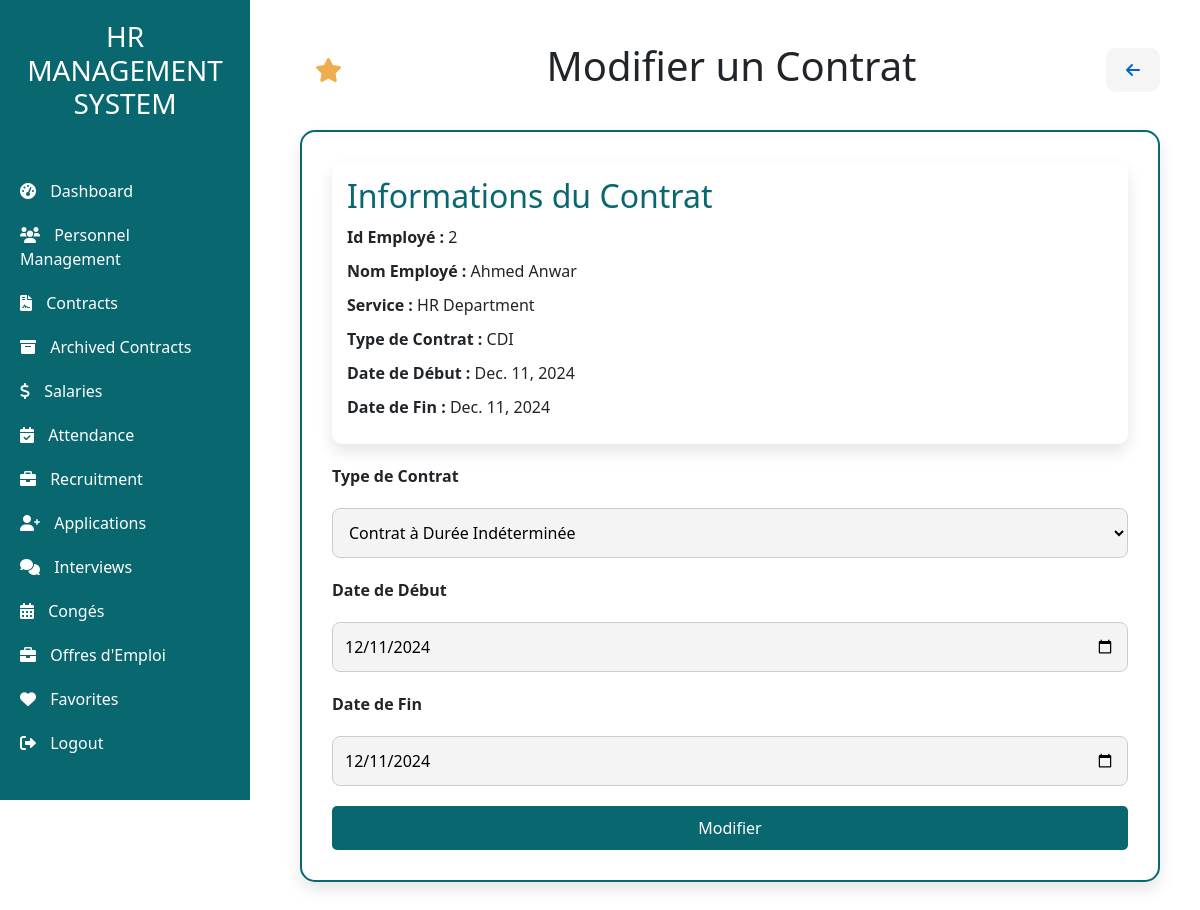
Page /Contrat/modifier/5 (signed in) on the committed database.
### app/models.py (models this page shows, shortened)
class Personnel(models.Model):
    name = models.CharField(max_length=50)
    Email = models.EmailField(max_length=254)
    phone_validator = RegexValidator(
        regex=r'^(05|06|07)\d{8}$',
        message="Phone number must be 10 digits long and start with 05, 06, or 07."
    )
    Phone = models.CharField(max_length=10, validators=[phone_validator])  # Apply the validator to the Phone field
    date_naissance = models.DateField(null=False)
    GENDER_CHOICES = [
        ('M', 'Male'),
        ('F', 'Female'),
    ]
    gender = models.CharField(max_length=1, choices=GENDER_CHOICES, verbose_name="Gender", default='M')
    Position = models.CharField(max_length=40)
    skills = models.CharField(max_length=254)
    training = models.CharField(max_length=254)
    IdService = models.ForeignKey(Service, on_delete=models.CASCADE)
    hireDate = models.DateField()
    Adresse = models.CharField(max_length=254)
    jours_annuels = models.IntegerField(default=30, verbose_name="Jours de Congé Annuel")  # Default to 30 days

class Service(models.Model):
    IdService = models.CharField(max_length=50, primary_key=True)
    nameservice = models.CharField(max_length=50)

### contrats/models.py (models this page shows, shortened)
class Contrat(models.Model):
    TYPES_CONTRAT = [
        ('CDI', 'Contrat à Durée Indéterminée'),
        ('CDD', 'Contrat à Durée Déterminée'),
        ('STAGE', 'Stage'),
        ('AUTRE', 'Autre'),
    ]
    id_employe = models.ForeignKey(Personnel, on_delete=models.CASCADE, related_name='contrats')  # Cascade delete when Personnel is deleted
    type_contrat = models.CharField(max_length=6, choices=TYPES_CONTRAT)
    date_debut = models.DateField()
    date_fin = models.DateField(null=True, blank=True)  # Null pour les contrats indéterminés
    periode_essai_debut = models.DateField(null=True, blank=True)
    periode_essai_fin = models.DateField(null=True, blank=True)
    alerte_renouvellement_envoyee = models.BooleanField(default=False)  # Indicateur pour alertes de renouvellement
    archive = models.BooleanField(default=False)
    fichier_contrat = models.FileField(upload_to='contrats/', null=True, blank=True)

### contrats/views.py (the view)
# urls.py: path('Contrat/modifier/<int:contrat_id>', contrats_views.modifier_contrat, name='modifier_contrat'),
@login_required
def modifier_contrat(request, contrat_id):
    fetched_contrat = get_object_or_404(Contrat, id=contrat_id)
    if request.method == 'POST':
        form = ModifierContratForm(request.POST, instance=fetched_contrat)
        if form.is_valid():
            try:
                employe = form.cleaned_data['id_employe']
                valider_contrat_unique(employe)
                form.save()
                return redirect('liste_contrats')
            except ValidationError as e:
                return render(request, "Contrats/modifier_Contrat.html", {
                    "form": form,
                    "message": f"Erreur: {e.message}",
                    "contrat": fetched_contrat
                })
    else:
        form = ModifierContratForm(instance=fetched_contrat)
    contrat_data = get_contrat(contrat_id, False)
    return render(request, "Contrats/modifier_Contrat.html", {"form": form, "contrat": contrat_data
                                                              , 'current_url': request.path.lstrip('/')})

### contrats/forms.py (shortened to what this page needs)
class ModifierContratForm(forms.ModelForm):
    class Meta:
        model = Contrat
        fields = ['date_debut', 'date_fin', 'type_contrat']  # Editable fields for modifying a contract
        labels = {
            'date_debut': 'Date de début',
            'date_fin': 'Date de fin',
            'type_contrat': 'Type de contrat',
        }
        widgets = {
            'date_debut': forms.DateInput(attrs={'type': 'date'}),
            'date_fin': forms.DateInput(attrs={'type': 'date'}),
        }

### contrats/views.py (called while the page is built)
def get_contrat(contrat_id, archive_status=None):
    try:
        query_params = {'id': contrat_id}
        if archive_status is not None:
            query_params['archive'] = archive_status
        contrat_info = Contrat.objects.get(**query_params)
        personnel = contrat_info.id_employe
        service = personnel.IdService
        return {
            'id': contrat_info.id,
            'matricule': personnel.id,
            'nom': personnel.name,
            'service_id': service.IdService,
            'nom_service': service.nameservice,
            'poste': personnel.Position,
            'date_debut': contrat_info.date_debut,
            'date_fin': contrat_info.date_fin,
            'type_contrat': contrat_info.type_contrat,
            'archive': contrat_info.archive
        }
    except (Contrat.DoesNotExist, AttributeError):
        return {}

### contrats/templates/contrats/modifier_contrat.html (shortened to what this page needs)
<!DOCTYPE html>
<html lang="en">
<head>
</head>
<body>
    {% extends "base.html" %}
    {% block content %}
    <div class="main-content">
        <div class="d-flex justify-content-between align-items-center mb-4">
            <form method="post" action="{% url 'ajouter_favoris' current_url=current_url %}">
                <button type="submit" class="favorite-btn" title="Add to Favorites">
                    <i class="fas fa-star"></i>
                </button>
            </form>
            <h1>Modifier un Contrat</h1>
            <a href="javascript:history.back()" class="go-back-btn" title="Go Back">
                <i class="fas fa-arrow-left"></i>
            </a>
        </div>
        <div class="frame-container">
            <div class="info-section">
                <h2>Informations du Contrat</h2>
                <p class="info-item"><span>Id Employé :</span> {{ contrat.matricule }}</p>
                <p class="info-item"><span>Nom Employé :</span> {{ contrat.nom }}</p>
                <p class="info-item"><span>Service :</span> {{ contrat.nom_service }}</p>
                <p class="info-item"><span>Type de Contrat :</span> {{ contrat.type_contrat }}</p>
                <p class="info-item"><span>Date de Début :</span> {{ contrat.date_debut }}</p>
                <p class="info-item"><span>Date de Fin :</span> {{ contrat.date_fin }}</p>
            </div>
            <form method="post">
                <label for="type_contrat">Type de Contrat</label>
                {{ form.type_contrat }}
                <label for="date_debut">Date de Début</label>
                {{ form.date_debut }}
                <label for="date_fin">Date de Fin</label>
                {{ form.date_fin }}
                <button type="submit" class="btn-custom">Modifier</button>
            </form>
        </div>
    </div>
    {% endblock %}

### contrats/templates/contrats/modifier_contrat.html (style rules this page uses)
body { font-family: 'Roboto', sans-serif; background-color: #f4f6f9; color: #333; margin: 0; padding: 0; }
.main-content { padding: 20px; }
.frame-container { background-color: #fff; padding: 30px; border-radius: 15px; box-shadow: 0 8px 16px rgba(0, 0, 0, 0.1); margin: 30px auto; max-width: 900px; border: 2px solid #08676F; }
.btn-custom { background-color: #08676F; color: #fff; text-decoration: none; padding: 10px 15px; border-radius: 5px; transition: background-color 0.3s; }
.go-back-btn { background-color: #f5f5f5; color: #0066cc; border: none; padding: 10px 20px; font-size: 1rem; font-weight: bold; border-radius: 10px; transition: background-color 0.3s ease; }
.favorite-btn { background-color: transparent; border: none; color: #f0ad4e; font-size: 1.5rem; cursor: pointer; transition: color 0.3s ease; }
form { display: flex; flex-direction: column; gap: 20px; }
form input, form select, form textarea { width: 100%; padding: 12px; border-radius: 8px; border: 1px solid #ccc; background-color: #f4f4f4; font-size: 16px; transition: border 0.3s; }
form button { padding: 12px 15px; background-color: #08676F; color: white; border: none; border-radius: 5px; transition: background-color 0.3s; }
.info-section { padding: 15px; background-color: #fff; border-radius: 10px; margin-bottom: 20px; box-shadow: 0 8px 16px rgba(0, 0, 0, 0.1); }
.info-section h2 { margin-bottom: 10px; color: #08676F; }
label { font-weight: bold; }
.info-item { margin-bottom: 10px; font-size: 16px; }
.info-item span { font-weight: bold; }

### rows in the picture
Personnel: nom "Ahmed Anwar"
Service: nom_service "HR Department"
Contrat: type_contrat "CDI", date_debut "Dec. 11, 2024", date_fin "Dec. 11, 2024", type_contrat "Contrat à Durée Indéterminée", date_debut "12/11/2024", date_fin "12/11/2024"

### other values in the picture
{{ contrat.matricule }} "2"
